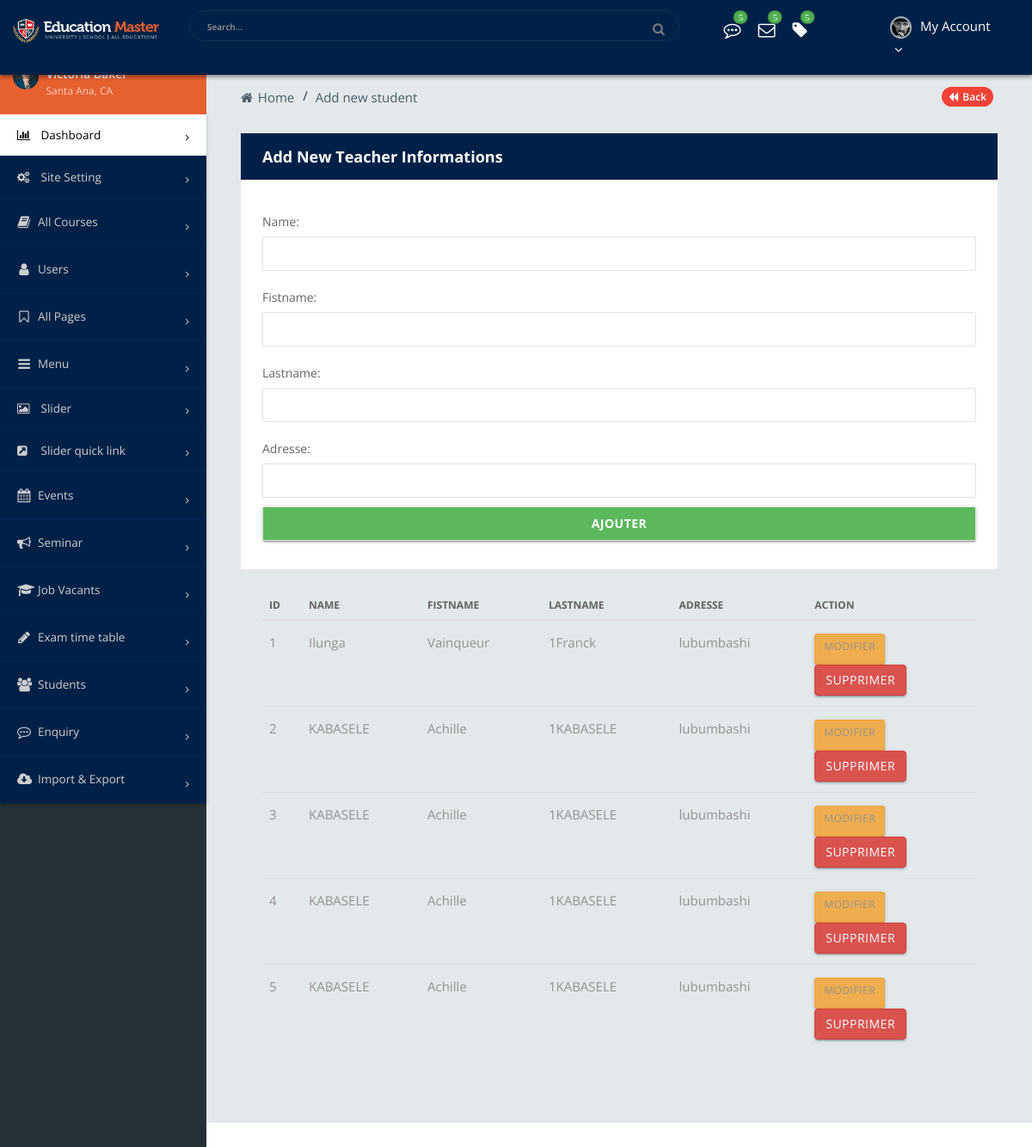
Page /add_new_en on the committed database.
### app_studentPresent/models.py (models this page shows, shortened)
class Enseignant(models.Model):
    name= models.CharField(max_length=45)
    fistname=models.CharField(max_length=45, null=True)
    lastname=models.CharField(max_length=45, null=True)
    adresse = models.CharField(max_length=10, null=True)

### app_studentPresent/views/teachers.py (the view)
# urls.py: path('add_new_en', AddNewTeacher, name="add_new_en"),
def AddNewTeacher(request, template_name='app_studentPresent/enseignant/add_enseignant.html'):
    if request.method == 'POST':
        fm = teacherRegistration(request.POST)
        if fm.is_valid():
            nm = fm.cleaned_data['name']
            fn = fm.cleaned_data['fistname']
            ln = fm.cleaned_data['lastname']
            ad = fm.cleaned_data['adresse']
            reg = Enseignant(name = nm, fistname = fn, lastname = ln, adresse = ad)
            reg.save()
            fm=teacherRegistration()
    else:
        fm = teacherRegistration()
    ensei= Enseignant.objects.all()
    return render(request, template_name, {'form':fm,'ensei':ensei})

### app_studentPresent/forms/teacher_forms.py
class teacherRegistration(forms.ModelForm):
    class Meta:
        model = Enseignant
        fields = ['name','fistname','lastname','adresse']
        widgets = {
            'nom': forms.TextInput(attrs={'class':'form-control'}),
            'postnom': forms.TextInput(attrs={'class':'form-control'}),
            'prenom': forms.TextInput(attrs={'class':'form-control'}),
            'adresse': forms.TextInput(attrs={'class':'form-control'}),
        }

### app_studentPresent/templates/app_studentPresent/enseignant/add_enseignant.html (shortened to what this page needs)
{% extends "base.html" %}
{% block content %}
<div class="sb2-2">
    <div class="sb2-2-2">
        <ul>
            <li><a href="index-2.html"><i class="fa fa-home" aria-hidden="true"></i> Home</a>
            </li>
            <li class="active-bre"><a href="#"> Add new student</a>
            </li>
            <li class="page-back"><a href="show"><i class="fa fa-backward" aria-hidden="true"></i> Back</a>
            </li>
        </ul>
    </div>
    <div class="sb2-2-3">
        <div class="row">
            <div class="col-md-12">
            <div class="box-inn-sp admin-form">
                    <div class="inn-title">
                        <h4>Add New Teacher Informations</h4>
                    </div>
                    <div class="tab-inn">
                        <form action ="" method="POST">
                            <div class="row">
                                <div class="input-field col s6">
                                </div>
                            </div>
                            {{form.as_p}}
                            <input type="submit" class="btn btn-success" value ="Ajouter">
                        </form>
                    </div>
                </div>
                <div class="tab-inn">
                    <div class="table-responsive table-desi">
                        {% if ensei %}
                        <table class="table table-hover">
                            <thead>
                                <tr>
                                    <th>id</th>
                                    <th>name</th>
                                    <th>fistname</th>
                                    <th>lastname</th>
                                    <th>Adresse</th>
                                    <th>Action</th>
                                </tr>
                            </thead>
                                {% for en in ensei  %}
                                <tr>
                                    <td>{{en.id}}</td>
                                    <td>{{en.name}}</td>
                                    <td>{{en.fistname}}</td>
                                    <td>1{{en.lastname}}</td>
                                    <td>{{en.adresse}}</td>
                                    <td>
                                        <a href="{% url 'updatedata_en' en.id %}" class="btn btn-warning btn-sm">Modifier</a>
                                        <form action="{% url 'deletedata_en' en.id %}" method="post" class="d-inline">
                                            <input type="submit" class="btn btn-danger" value="Supprimer">
                                        </form>
                                    </td>
                                </tr>
                                {% endfor %}
                        </table>
                        {% else  %}
                        <h4 class="text-center alert alert-warning">0 enregistrement</h4>
                        {% endif %}
                    </div>
                </div>
            </div>
        </div>
    </div>
</div>
</div>
{% endblock content %}

### rows in the picture
Enseignant: id "1", name "Ilunga", fistname "Vainqueur", lastname "Franck", adresse "lubumbashi"
Enseignant: id "2", name "KABASELE", fistname "Achille", lastname "KABASELE", adresse "lubumbashi"
Enseignant: id "3", name "KABASELE", fistname "Achille", lastname "KABASELE", adresse "lubumbashi"
Enseignant: id "4", name "KABASELE", fistname "Achille", lastname "KABASELE", adresse "lubumbashi"
Enseignant: id "5", name "KABASELE", fistname "Achille", lastname "KABASELE", adresse "lubumbashi"
